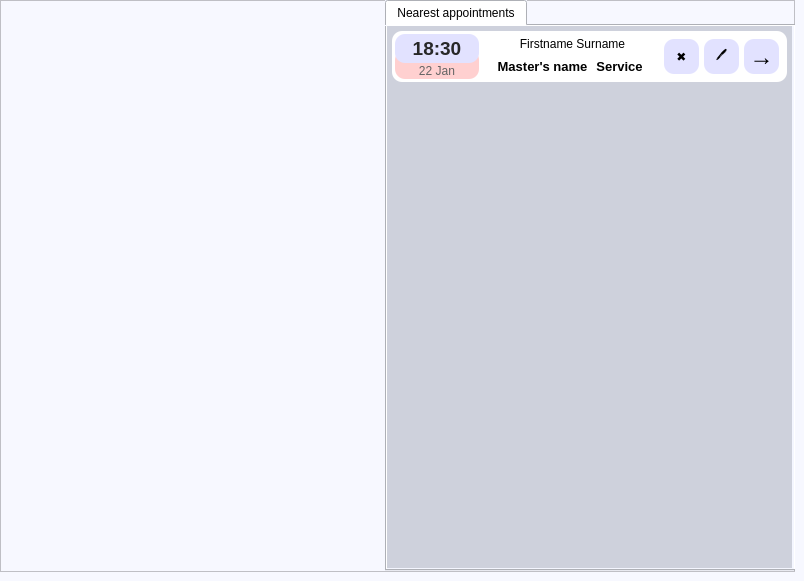
    <widget class="QWidget" name="tab">
     <property name="styleSheet">
      <string notr="true">background: none;
background-color: rgb(247, 248, 255);</string>
     </property>
     <attribute name="title">
      <string>Home</string>
     </attribute>
     <widget class="QFrame" name="frame">
      <property name="geometry">
       <rect>
        <x>0</x>
        <y>0</y>
        <width>795</width>
        <height>572</height>
       </rect>
      </property>
      <property name="frameShape">
       <enum>QFrame::StyledPanel</enum>
      </property>
      <property name="frameShadow">
       <enum>QFrame::Raised</enum>
      </property>
      <widget class="QTabWidget" name="tabWidget_2">
       <property name="geometry">
        <rect>
         <x>385</x>
         <y>0</y>
         <width>411</width>
         <height>571</height>
        </rect>
       </property>
       <property name="styleSheet">
        <string notr="true">background: none;
background-color: #f4f6ff;</string>
       </property>
       <property name="currentIndex">
        <number>0</number>
       </property>
       <widget class="QWidget" name="tab_5">
        <attribute name="title">
         <string>Nearest appointments</string>
        </attribute>
        <widget class="QListView" name="listView">
         <property name="geometry">
          <rect>
           <x>0</x>
           <y>0</y>
           <width>405</width>
           <height>542</height>
          </rect>
         </property>
         <property name="styleSheet">
          <string notr="true">background: none;
border: none;
background-color: #ced1dc;</string>
         </property>
        </widget>
        <widget class="QGroupBox" name="groupBox_3">
         <property name="geometry">
          <rect>
           <x>5</x>
           <y>5</y>
           <width>395</width>
           <height>51</height>
          </rect>
         </property>
         <property name="styleSheet">
          <string notr="true">border-radius: 10px;
background-color: white;</string>
         </property>
         <property name="title">
          <string/>
         </property>
         <widget class="QPushButton" name="pushButton">
          <property name="geometry">
           <rect>
            <x>272</x>
            <y>8</y>
            <width>35</width>
            <height>35</height>
           </rect>
          </property>
          <property name="styleSheet">
           <string notr="true">background: none;
background-color: rgb(226, 226, 255);
border-radius: 10px;
</string>
          </property>
          <property name="text">
           <string>✖️</string>
          </property>
         </widget>
         <widget class="QPushButton" name="pushButton_2">
          <property name="geometry">
           <rect>
            <x>312</x>
            <y>8</y>
            <width>35</width>
            <height>35</height>
           </rect>
          </property>
          <property name="styleSheet">
           <string notr="true">background: none;
background-color: rgb(226, 226, 255);
border-radius: 10px;
</string>
          </property>
          <property name="text">
           <string>🖊</string>
          </property>
         </widget>
         <widget class="QPushButton" name="pushButton_3">
          <property name="geometry">
           <rect>
            <x>352</x>
            <y>8</y>
            <width>35</width>
            <height>35</height>
           </rect>
          </property>
          <property name="font">
           <font>
            <pointsize>18</pointsize>
           </font>
          </property>
          <property name="styleSheet">
           <string notr="true">background: none;
background-color: rgb(226, 226, 255);
border-radius: 10px;
</string>
          </property>
          <property name="text">
           <string>→</string>
          </property>
         </widget>
         <widget class="QLabel" name="label">
          <property name="geometry">
           <rect>
            <x>3</x>
            <y>3</y>
            <width>84</width>
            <height>29</height>
           </rect>
          </property>
          <property name="font">
           <font>
            <pointsize>14</pointsize>
            <italic>false</italic>
            <bold>true</bold>
           </font>
          </property>
          <property name="styleSheet">
           <string notr="true">font: 650 14pt &quot;Segoe UI&quot;;
color: rgb(40, 40, 40);
border-radius: 10px;
background-color: rgb(226, 226, 255);</string>
          </property>
          <property name="text">
           <string>18:30</string>
          </property>
          <property name="alignment">
           <set>Qt::AlignCenter</set>
          </property>
         </widget>
         <widget class="QLabel" name="label_2">
          <property name="geometry">
           <rect>
            <x>3</x>
            <y>33</y>
            <width>84</width>
            <height>14</height>
           </rect>
          </property>
          <property name="font">
           <font>
            <pointsize>9</pointsize>
            <italic>false</italic>
            <bold>false</bold>
           </font>
          </property>
          <property name="styleSheet">
           <string notr="true">background: none;
background-color: none;
color: rgb(100, 100, 100);
font: 9pt &quot;Arial&quot;;</string>
          </property>
          <property name="text">
           <string>22 Jan</string>
          </property>
          <property name="alignment">
           <set>Qt::AlignCenter</set>
          </property>
         </widget>
         <widget class="QLabel" name="label_3">
          <property name="geometry">
           <rect>
            <x>3</x>
            <y>19</y>
            <width>84</width>
            <height>29</height>
           </rect>
          </property>
          <property name="styleSheet">
           <string notr="true">font: 700 14pt &quot;Segoe UI&quot;;
color: rgb(35, 35, 35);
border-radius: 10px;
background-color: rgba(255, 57, 57, 60);</string>
          </property>
          <property name="text">
           <string/>
          </property>
          <property name="alignment">
           <set>Qt::AlignCenter</set>
          </property>
         </widget>
         <widget class="QLabel" name="label_4">
          <property name="geometry">
           <rect>
            <x>105</x>
            <y>4</y>
            <width>151</width>
            <height>18</height>
           </rect>
          </property>
          <property name="styleSheet">
           <string notr="true">font: 550 12pt &quot;Gadugi&quot;;</string>
          </property>
          <property name="text">
           <string>Firstname Surname</string>
          </property>
          <property name="alignment">
           <set>Qt::AlignCenter</set>
          </property>
         </widget>
         <widget class="QLabel" name="label_5">
          <property name="geometry">
           <rect>
            <x>105</x>
            <y>27</y>
            <width>91</width>
            <height>16</height>
           </rect>
          </property>
          <property name="font">
           <font>
            <pointsize>10</pointsize>
            <italic>false</italic>
            <bold>true</bold>
           </font>
          </property>
          <property name="styleSheet">
           <string notr="true">font: 600 10pt &quot;Gadugi&quot;;
background: none;</string>
          </property>
          <property name="text">
           <string>Master's name</string>
          </property>
          <property name="alignment">
           <set>Qt::AlignCenter</set>
          </property>
         </widget>
         <widget class="QLabel" name="label_6">
          <property name="geometry">
           <rect>
            <x>191</x>
            <y>27</y>
            <width>73</width>
            <height>16</height>
           </rect>
          </property>
          <property name="font">
           <font>
            <pointsize>10</pointsize>
            <italic>false</italic>
            <bold>true</bold>
           </font>
          </property>
          <property name="styleSheet">
           <string notr="true">font: 600 10pt &quot;Gadugi&quot;;
background: none;</string>
          </property>
          <property name="text">
           <string>Service</string>
          </property>
          <property name="alignment">
           <set>Qt::AlignCenter</set>
          </property>
         </widget>
         <zorder>label_3</zorder>
         <zorder>pushButton</zorder>
         <zorder>pushButton_2</zorder>
         <zorder>pushButton_3</zorder>
         <zorder>label</zorder>
         <zorder>label_2</zorder>
         <zorder>label_4</zorder>
         <zorder>label_5</zorder>
         <zorder>label_6</zorder>
        </widget>
       </widget>
      </widget>
     </widget>
    </widget>
